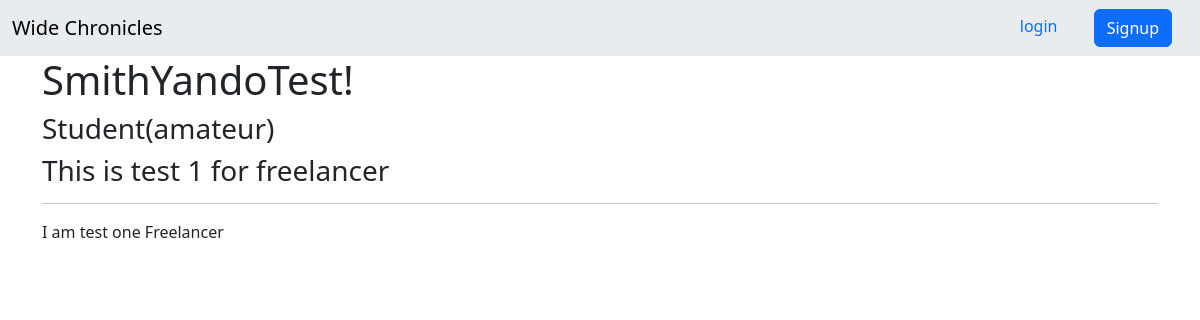
The app's page /seller/1/ with its own data.
### jobs/models.py (models this page shows, shortened)
class Seller(models.Model):
    speciality_choices = [
        ('Computer systems manager','Computer systems manager'),
        ('Data analyst','Data analyst'),
        ('Data scientist','Data scientist'),
        ('Database administrator','Database administrator'),
        ('Digital marketing specialist','Digital marketing specialist'),
        ('Full stack developer','Full stack developer'),
        ('Graphic designer','Graphic designer'),
        ('IT consultant','IT consultant'),
        ('Network administrator','Network administrator'),
        ('Software engineer','Software engineer'),
        ('Web developer','Web developer'),
        ('Data analyst','Data analyst'),
        ('UX/UI designer','UX/UI designer'),
        ('Java developer','Java developer'),
        ('Python developer','Python developer'),
        ('Cybersecurity specialist','Cybersecurity specialist'),
        ('Artificial intelligence engineer','Artificial intelligence engineer'),
        ('Machine learning engineer','Machine learning engineer'),
        ('Help desk support specialist','Help desk support specialist'),
        ('Customer service representative','Customer service representative'),
        ('Salesforce developer','Salesforce developer'),
        ('Game Developer','Game Developer'),
        ('Animator','Animator'),
        ('3D modeler','3D modeler'),
        ('Video Editor','Video Editor'),
       ]
    owner = models.OneToOneField(User, on_delete= models.CASCADE)
    name= models.CharField(max_length=50)
    speciality= models.CharField (choices=speciality_choices, blank= False,max_length = 50 )
    tagline = models.CharField(max_length= 100)
    bio = models.TextField(blank=True)
    website = models.URLField(blank =True)

### jobs/views.py (the view)
# urls.py: path('seller/<int:pk>/', SellerDetailView.as_view(), name= 'seller-detail'),
class SellerDetailView(DetailView):
    model = Seller

### jobs/templates/jobs/seller_detail.html (shortened to what this page needs)
{% extends 'jobs/_base.html' %}
    {% block content %}
        <h1>{{object.name}}</h1>
        <h3>{{object.speciality}}</h3>
        <h3>{{object.tagline}}</h3>
        <hr>
        {{object.bio}}
{% endblock content %}

### records on screen
Seller: name "SmithYandoTest!", speciality "Student(amateur)", tagline "This is test 1 for freelancer", bio "I am test one Freelancer"
